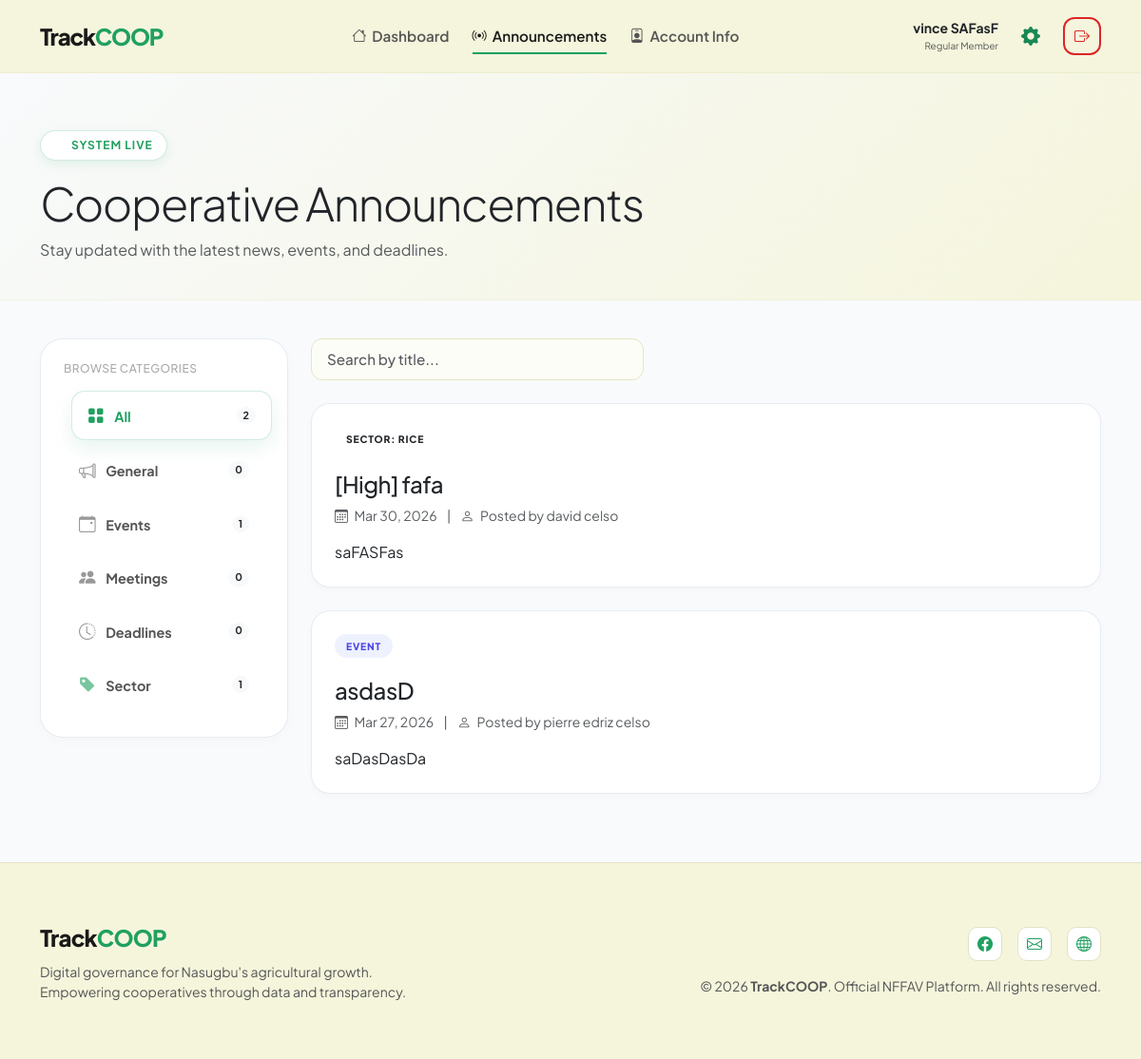
/announcements/announcements.php (signed in), run on the app's committed database.
### tables this page shows
CREATE TABLE `users` (
  `id` int(11) NOT NULL,
  `first_name` varchar(50) NOT NULL,
  `middle_name` varchar(50) DEFAULT NULL,
  `last_name` varchar(50) NOT NULL,
  `username` varchar(50) NOT NULL,
  `password` varchar(255) NOT NULL,
  `sector` enum('Rice Sector','Corn Sector','Fishery','Livestock') NOT NULL,
  `role` varchar(50) DEFAULT NULL,
  `status` varchar(50) DEFAULT NULL,
  `created_at` timestamp NOT NULL DEFAULT current_timestamp()
);

CREATE TABLE `announcements` (
  `id` int(11) NOT NULL,
  `title` varchar(255) NOT NULL,
  `category` varchar(50) DEFAULT 'General',
  `content` text NOT NULL,
  `author_id` int(11) NOT NULL,
  `target_audience` varchar(50) DEFAULT 'All',
  `status` varchar(20) DEFAULT 'Published',
  `created_at` timestamp NOT NULL DEFAULT current_timestamp(),
  `updated_at` timestamp NOT NULL DEFAULT current_timestamp() ON UPDATE current_timestamp()
);

### announcements/announcements.php (the view, shortened to what this page needs)
<?php
include('../auth/db_connect.php');
$user_id   = $_SESSION['user_id'];
$user_role = $_SESSION['role'];
$full_name = "User";
$q = $conn->prepare("SELECT first_name, last_name FROM users WHERE id = ?");
$q->bind_param("i", $user_id);
$q->execute();
if ($u = $q->get_result()->fetch_assoc()) {
    $full_name = $u['first_name'] . " " . $u['last_name'];
}
$filter_cat = isset($_GET['category']) ? trim($_GET['category']) : '';
$search     = isset($_GET['search'])   ? trim($_GET['search'])   : '';
$where_clauses = ["1=1"];
$where_sql = implode(" AND ", $where_clauses);
$query = "
    SELECT a.*, u.first_name, u.last_name
    FROM announcements a
    JOIN users u ON a.author_id = u.id
    WHERE $where_sql
    ORDER BY a.created_at DESC
";
$stmt = $conn->prepare($query);
$stmt->execute();
$announcements = $stmt->get_result();
$cat_stats = $conn->query("SELECT category, COUNT(*) as count FROM announcements GROUP BY category");
$stats = [];
while ($row = $cat_stats->fetch_assoc()) $stats[$row['category']] = $row['count'];
?>
<!DOCTYPE html>
<html lang="en">
<head>
    <link href="https://cdn.jsdelivr.net/npm/bootstrap@5.3.0/dist/css/bootstrap.min.css" rel="stylesheet">
    <link rel="stylesheet" href="https://cdn.jsdelivr.net/npm/bootstrap-icons@1.11.0/font/bootstrap-icons.css">
    <link rel="stylesheet" href="https://unpkg.com/aos@2.3.1/dist/aos.css">
    <link rel="stylesheet" href="../includes/dashboard_layout.css">
    <link rel="stylesheet" href="../includes/footer.css">
</head>
<body>
<?php
    $active_page = 'announcements';
    $membership_type = ($user_role === 'Admin') ? 'Administrator' : (($user_role === 'Bookkeeper') ? 'Bookkeeper' : 'Regular Member');
    include('../includes/dashboard_navbar.php');
?>
<div class="page-header">
    <div class="container position-relative">
        <div class="row align-items-center">
            <div class="col-md-8">
                <div class="badge-platform">
                    System Live
                </div>
                <h1 class="fw-800 display-5 mb-2" style="letter-spacing:-1.5px;">Cooperative Announcements</h1>
                <p class="fs-6 mb-0 text-muted">Stay updated with the latest news, events, and deadlines.</p>
            </div>
        </div>
    </div>
</div>
<div class="container pb-5">
    <div class="row g-4">
        <div class="col-lg-3">
            <div class="filter-group mb-4" data-aos="fade-right">
                <h6 class="fw-800 mb-3" style="letter-spacing:0.5px; text-transform:uppercase; font-size:0.75rem; color:#aaa;">Browse Categories</h6>
                <a href="announcements.php" class="filter-item <?php echo $filter_cat === '' ? 'active' : ''; ?>">
                    <span><i class="bi bi-grid-fill me-2"></i> All</span>
                    <span class="badge bg-light text-dark rounded-pill"><?php echo array_sum($stats); ?></span>
                </a>
                <a href="announcements.php?category=General" class="filter-item <?php echo $filter_cat === 'General' ? 'active' : ''; ?>">
                    <span><i class="bi bi-megaphone me-2"></i> General</span>
                    <span class="badge bg-light text-dark rounded-pill"><?php echo $stats['General'] ?? 0; ?></span>
                </a>
                <a href="announcements.php?category=Event" class="filter-item <?php echo $filter_cat === 'Event' ? 'active' : ''; ?>">
                    <span><i class="bi bi-calendar-event me-2"></i> Events</span>
                    <span class="badge bg-light text-dark rounded-pill"><?php echo $stats['Event'] ?? 0; ?></span>
                </a>
                <a href="announcements.php?category=Meeting" class="filter-item <?php echo $filter_cat === 'Meeting' ? 'active' : ''; ?>">
                    <span><i class="bi bi-people-fill me-2"></i> Meetings</span>
                    <span class="badge bg-light text-dark rounded-pill"><?php echo $stats['Meeting'] ?? 0; ?></span>
                </a>
                <a href="announcements.php?category=Deadline" class="filter-item <?php echo $filter_cat === 'Deadline' ? 'active' : ''; ?>">
                    <span><i class="bi bi-clock-history me-2"></i> Deadlines</span>
                    <span class="badge bg-light text-dark rounded-pill"><?php echo $stats['Deadline'] ?? 0; ?></span>
                </a>
                <?php
                    $sector_count = 0;
                    foreach ($stats as $cat => $count) {
                        if (strpos($cat, 'Sector:') === 0) {
                            $sector_count += $count;
                        }
                    }
                ?>
                <a href="announcements.php?sector_filter=1" class="filter-item <?php echo (isset($_GET['sector_filter']) && $_GET['sector_filter'] == 1) ? 'active' : ''; ?>">
                    <span><i class="bi bi-tag-fill me-2" style="color:#20a060;"></i> Sector</span>
                    <span class="badge bg-light text-dark rounded-pill"><?php echo $sector_count; ?></span>
                </a>
            </div>
        </div>
        <div class="col-lg-9">
            <form method="GET" class="mb-4 d-flex justify-content-between align-items-center">
                <div class="search-wrapper">
                    <input type="text" name="search" class="form-control" placeholder="Search by title..." value="<?php echo htmlspecialchars($search); ?>">
                </div>
            </form>
            <?php if ($announcements->num_rows > 0): ?>
                <?php
                $delay = 0;
                while ($row = $announcements->fetch_assoc()):
                    $cat_class = strtolower($row['category']);
                    $delay_ms = $delay * 100;
                ?>
                <div class="ann-card" data-aos="fade-up" data-aos-delay="<?php echo $delay_ms; ?>">
                    <div class="d-flex justify-content-between align-items-start mb-2">
                        <span class="cat-badge cat-<?php echo $cat_class; ?>"><?php echo htmlspecialchars($row['category']); ?></span>
                    </div>
                    <h4 class="fw-800 mb-2" style="letter-spacing:-0.5px;"><?php echo htmlspecialchars($row['title']); ?></h4>
                    <p class="text-muted small mb-3">
                        <i class="bi bi-calendar3 me-1"></i> <?php echo date('M d, Y', strtotime($row['created_at'])); ?>
                        <span class="mx-2">|</span>
                        <i class="bi bi-person me-1"></i> Posted by <?php echo htmlspecialchars($row['first_name'] . ' ' . $row['last_name']); ?>
                    </p>
                    <div class="ann-content text-dark mb-0">
                        <?php echo nl2br(htmlspecialchars($row['content'])); ?>
                    </div>
                </div>
                <?php
                    $delay++;
                endwhile; ?>
            <?php endif; ?>
        </div>
    </div>
</div>
<?php include('../includes/footer.php'); ?>
</body>
</html>

### includes/dashboard_navbar.php (shortened to what this page needs)
<?php
$is_member = (isset($user_role) && $user_role === 'Member');
$dashboard_url = '../member/member_dashboard.php';
?>
<nav class="navbar navbar-expand-lg sticky-top">
    <div class="container">
        <a class="navbar-brand" href="<?php echo $dashboard_url; ?>">Track<span>COOP</span></a>
        <div class="collapse navbar-collapse" id="navbarNav">
            <ul class="navbar-nav mx-auto">
                <li class="nav-item">
                    <a class="nav-link <?php echo ($active_page == 'dashboard') ? 'active' : ''; ?>" href="<?php echo $dashboard_url; ?>">
                        <i class="bi bi-house"></i> Dashboard
                    </a>
                </li>
                <li class="nav-item">
                    <a class="nav-link <?php echo ($active_page == 'announcements') ? 'active' : ''; ?>" href="../announcements/announcements.php">
                        <i class="bi bi-broadcast"></i> Announcements
                    </a>
                </li>
                <?php if ($is_member): ?>
                    <li class="nav-item">
                        <a class="nav-link <?php echo ($active_page == 'profile') ? 'active' : ''; ?>" href="../member/profile.php">
                            <i class="bi bi-person-badge"></i> Account Info
                        </a>
                    </li>
                <?php endif; ?>
            </ul>
            <div class="d-flex align-items-center gap-3">
                <div class="text-end d-none d-sm-block" style="line-height: 1.1;">
                    <span class="d-block fw-bold small text-dark"><?php echo htmlspecialchars($full_name); ?></span>
                    <small class="text-muted" style="font-size: 10px;"><?php echo htmlspecialchars($membership_type); ?></small>
                </div>
                <?php if ($is_member): ?>
                    <button class="btn btn-outline-success border-0 p-2 lh-1 rounded-circle" data-bs-toggle="modal" data-bs-target="#editProfileModal" title="Profile Settings">
                        <i class="bi bi-gear-fill fs-5"></i>
                    </button>
                <?php endif; ?>
                <a href="../auth/logout.php" class="logout-btn" title="Logout"
                   onclick="TrackUI.confirmLink(event, 'Log out from the system?', 'Confirm Logout', 'logout')">
                    <i class="bi bi-box-arrow-right"></i>
                </a>
            </div>
        </div>
    </div>
</nav>

### includes/dashboard_layout.css (style rules this page uses)
:root { --track-green: #20a060; --track-green-light: #e9f5ee; --track-dark: #1a1a1a; --track-bg: #f8fafc; --track-beige: #F5F5DC; --transition-smooth: all 0.4s cubic-bezier(0.16, 1, 0.3, 1); --text-main: #212529; --text-muted: #555555; }
body { font-family: 'Plus Jakarta Sans', 'Inter', sans-serif; background-color: var(--track-bg); color: var(--text-main); display: flex; flex-direction: column; min-height: 100vh; transition: var(--transition-smooth); }
.navbar { background-color: rgba(245, 245, 220, 0.95) !important; backdrop-filter: blur(12px); padding: 15px 0; border-bottom: 1px solid rgba(229, 229, 192, 0.5); animation: fadeInUpCustom 0.8s cubic-bezier(0.16, 1, 0.3, 1) both; z-index: 1050; transition: var(--transition-smooth); }
.navbar-brand { color: var(--track-dark) !important; font-weight: 800; font-size: 1.5rem; letter-spacing: -1.2px; text-decoration: none; transition: var(--transition-smooth); }
.navbar-brand span { color: var(--track-green); }
.navbar-nav .nav-link { color: var(--text-muted) !important; font-weight: 600; font-size: 0.95rem; margin: 0 12px; padding: 8px 0 !important; position: relative; transition: var(--transition-smooth); display: flex; align-items: center; gap: 6px; }
.navbar-nav .nav-link::after { content: ''; position: absolute; bottom: 0; left: 0; width: 0; height: 2px; background-color: var(--track-green); transition: width 0.3s cubic-bezier(0.16, 1, 0.3, 1); }
.navbar-nav .nav-link:hover::after, .navbar-nav .nav-link.active::after { width: 100%; }
.navbar-nav .nav-link:hover, .navbar-nav .nav-link.active { color: var(--track-dark) !important; background: transparent !important; }
.logout-btn { border: 2px solid #dc2626; color: #dc2626; width: 40px; height: 40px; display: inline-flex; align-items: center; justify-content: center; border-radius: 12px; transition: var(--transition-smooth); text-decoration: none; animation: fadeInUpCustom 0.8s ease-out 0.3s both; cursor: pointer !important; position: relative; z-index: 1100 !important; pointer-events: auto !important; }
.form-control, .form-select { border: 1.5px solid #e5e5c0 !important; border-radius: 12px !important; padding: 10px 16px !important; font-size: 0.95rem !important; background-color: #fdfdf8 !important; transition: var(--transition-smooth) !important; color: var(--track-dark) !important; font-weight: 500 !important; }

### announcements/announcements.php (style rules this page uses)
.page-header { background: linear-gradient(135deg, var(--track-bg) 0%, var(--track-beige) 100%); padding: 60px 0 40px; border-bottom: 1px solid rgba(229,229,192,0.4); margin-bottom: 40px; position: relative; overflow: hidden; animation: fadeInUpCustom 0.8s cubic-bezier(0.16,1,0.3,1) both; }
.badge-platform { background: white; color: var(--track-green); font-weight: 700; padding: 6px 14px; border-radius: 50px; font-size: 0.75rem; text-transform: uppercase; letter-spacing: 1px; display: inline-flex; align-items: center; margin-bottom: 16px; box-shadow: 0 4px 12px rgba(32,160,96,0.1); border: 1px solid rgba(32,160,96,0.2); }
.ann-card { background: white; border-radius: 20px; border: 1px solid rgba(226,232,240,0.8); padding: 24px; transition: var(--transition-smooth); margin-bottom: 24px; box-shadow: 0 4px 6px rgba(0,0,0,0.02); position: relative; }
.cat-badge { font-size: 0.65rem; font-weight: 800; text-transform: uppercase; letter-spacing: 0.8px; padding: 5px 12px; border-radius: 50px; margin-bottom: 12px; display: inline-block; }
.cat-event { background: #eef2ff; color: #4f46e5; }
.search-wrapper { position: relative; max-width: 350px; width: 100%; }
.search-wrapper input { padding-left: 44px; border-radius: 12px; border: 1.5px solid #e5e5c0; background: #fdfdf8; transition: all 0.3s ease; }
.filter-group { background: white; border-radius: 24px; padding: 24px; border: 1px solid rgba(226,232,240,0.8); box-shadow: 0 4px 15px rgba(0,0,0,0.02); }
.filter-item { padding: 12px 16px; border-radius: 14px; display: flex; justify-content: space-between; color: var(--text-muted); text-decoration: none; font-weight: 700; font-size: 0.9rem; transition: all 0.3s cubic-bezier(0.4, 0, 0.2, 1); margin-bottom: 6px; align-items: center; }
.filter-item i { font-size: 1.1rem; transition: 0.3s; opacity: 0.6; }
.filter-item.active { background: white; color: var(--track-green); box-shadow: 0 8px 20px rgba(32,160,96,0.1); border: 1px solid rgba(32,160,96,0.2); transform: translateX(8px); }
.filter-item.active i { color: var(--track-green); opacity: 1; }

### data on the page
users: full_name "vince SAFasF"
announcements: category "SECTOR: RICE", title "[High] fafa", created_at "Mar 30, 2026", author.last_name "david celso", content "saFASFas"
announcements: category "EVENT", title "asdasD", created_at "Mar 27, 2026", author.last_name "pierre edriz celso", content "saDasDasDa"

### other printed values
$membership_type "Regular Member"
array_sum($stats) "2"
$stats['General'] "0"
$stats['Event'] "1"
$stats['Meeting'] "0"
$stats['Deadline'] "0"
$sector_count "1"
